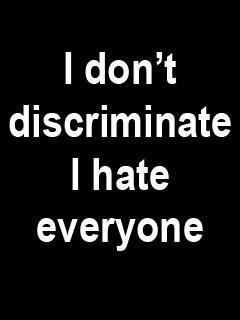
#> input picture images/test_images/b2711463f792f383d2f872892d60135e.jpg, 240 x 320 px
$ python -i extract_text.py   (imports and definitions only)
#> lines starting #> are read from the running program, lines starting #| are printed output that depends on the picture; after the words box and inside, x2 and y2 are one past the last pixel; in counts of white or black regions, pixels touching at a corner belong together
#> further down, picture is the input picture: shape (320, 240, 3); min 0, max 255, mean 26.3
import cv2
import numpy as np

def image_mask(image):
    my_img = cv2.cvtColor(np.array(image), cv2.COLOR_RGB2BGR)
    my_img= cv2.bilateralFilter(my_img,5, 55,60)
    my_img = cv2.cvtColor(my_img, cv2.COLOR_BGR2GRAY)
#> my_img: shape (320, 240)
    _, im = cv2.threshold(my_img, 240, 255, 1)
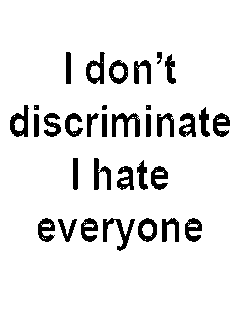
#> im: shape (320, 240); 91.5% white; 33 black regions, largest, box (x1, y1, x2, y2) and area: (103, 218, 135, 251) 360, (112, 113, 140, 137) 354, (10, 105, 29, 137) 309
    return im

>>> import cv2
>>> picture = cv2.cvtColor(cv2.imread('../images/test_images/b2711463f792f383d2f872892d60135e.jpg'), cv2.COLOR_BGR2RGB)
>>> result = image_mask(picture)

$ run again, on images/test_images/f425f7ea95f3f1b7e524f979081720dc_e48fabeeb939662c066f422494db22c4.jpg
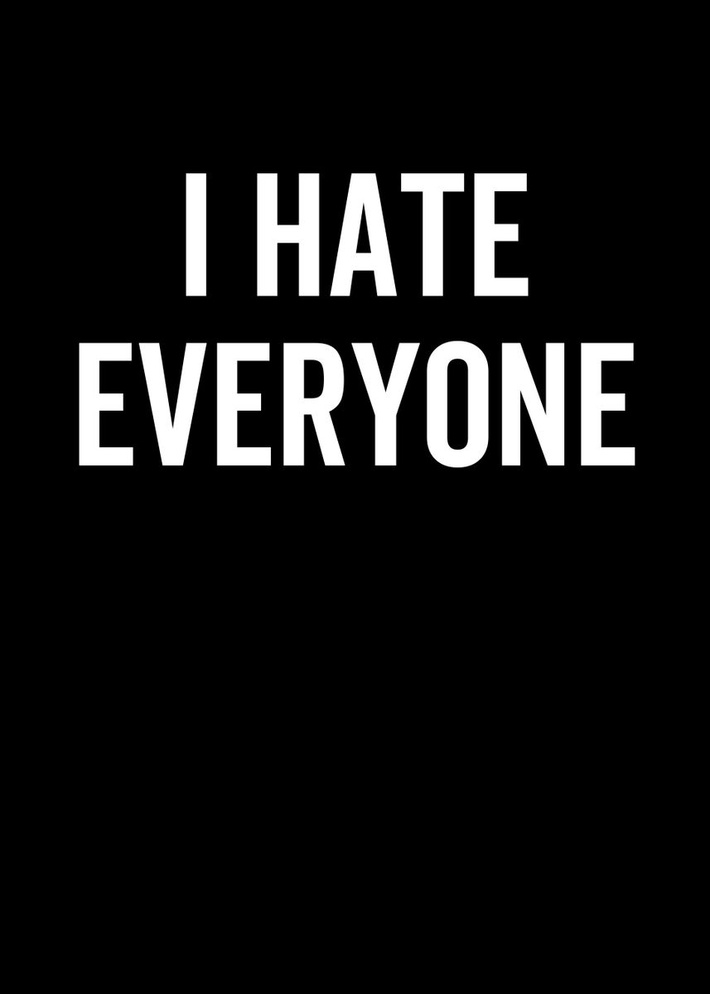
#> input picture images/test_images/f425f7ea95f3f1b7e524f979081720dc_e48fabeeb939662c066f422494db22c4.jpg, 710 x 994 px, shrunk from 857 x 1200 before the run
#> picture is the input picture: shape (994, 710, 3); min 0, max 255, mean 20.3
#> in image_mask, `_, im = cv2.threshold(my_img, 240, 255, 1)`:
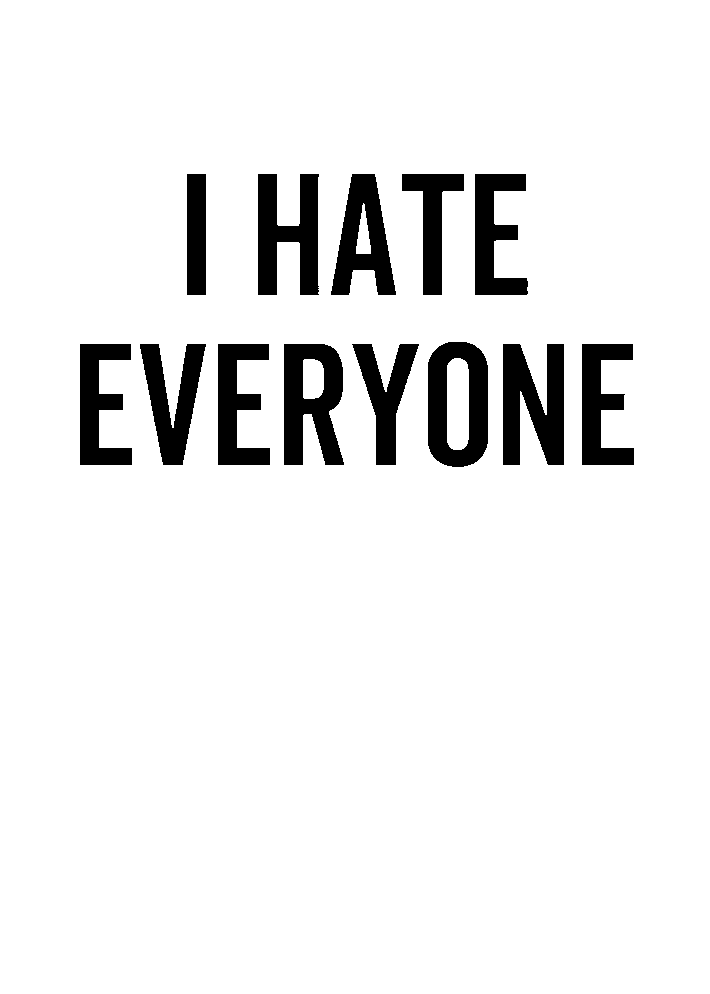
#> im: shape (994, 710); 92.6% white; 13 black regions, largest, box (x1, y1, x2, y2) and area: (503, 344, 564, 465) 5288, (284, 344, 344, 465) 5000, (428, 342, 488, 467) 4952
